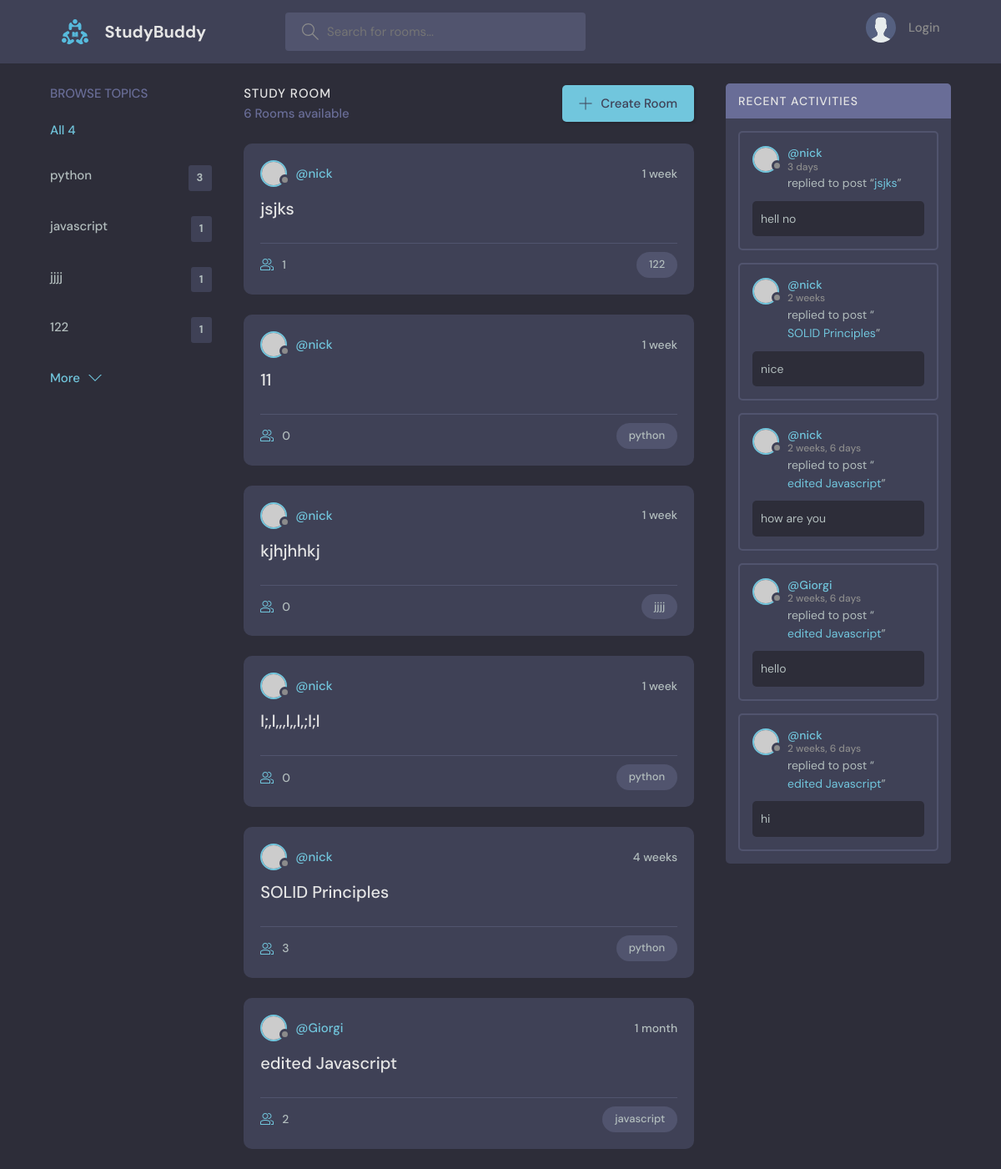
The page / on the database its author committed.
### base/models.py (models this page shows, shortened)
class Topic(models.Model):
    name = models.CharField(max_length=200)

class Room(models.Model):
    host = models.ForeignKey(User, on_delete=models.SET_NULL, null=True)
    topic = models.ForeignKey(Topic, on_delete=models.SET_NULL, null=True)
    name = models.CharField(max_length=150)
    description = models.TextField(null=True, blank=True) #null _ for database, blank _ for submitted form
    participants = models.ManyToManyField(User, related_name='participants', blank=True)
    updated = models.DateTimeField(auto_now=True) #when updated
    created = models.DateTimeField(auto_now_add=True) #when created
    class Meta:
        ordering = ['-updated', '-created']
    def __str__(self):
        return self.name

class Message(models.Model):
    user = models.ForeignKey(User, on_delete=models.CASCADE)
    room = models.ForeignKey(Room, on_delete=models.CASCADE) #delete all the messages from database or SET_NULL
    body = models.TextField()
    updated = models.DateTimeField(auto_now=True)  # when updated
    created = models.DateTimeField(auto_now_add=True)  # when created
    class Meta:
        ordering = ['-updated', '-created']

### base/views.py (the view)
# urls.py: path('', views.home, name="home"),
def home(request):
    q = request.GET.get('q') if request.GET.get('q') != None else ''
    rooms = Room.objects.filter(Q(topic__name__icontains=q) | Q(name__icontains=q) | Q(description__icontains=q))
    topics = Topic.objects.all()[0:5]
    room_count = rooms.count()
    room_messages = Message.objects.filter(Q(room__topic__name__icontains=q))
    context = {'rooms': rooms, 'topics': topics, 'room_count': room_count, 'room_messages': room_messages}
    return render(request, "base/home.html", context)

### base/templates/base/home.html (shortened to what this page needs)
{% extends 'main.html' %}
{% block content %}
  <main class="layout layout--3">
      <div class="container">
        {% include 'base/topics_component.html' %}
        <div class="roomList">
          <div class="roomList__header">
            <div>
              <h2>Study Room</h2>
              <p>{{ room_count }} Rooms available</p>
            </div>
            <a class="btn btn--main" href="{% url 'create-room' %}">
              <svg version="1.1" xmlns="http://www.w3.org/2000/svg" width="32" height="32" viewBox="0 0 32 32">
                <title>add</title>
                <path
                  d="M16.943 0.943h-1.885v14.115h-14.115v1.885h14.115v14.115h1.885v-14.115h14.115v-1.885h-14.115v-14.115z"
                ></path>
              </svg>
              Create Room
            </a>
          </div>
          {% include 'base/feed_component.html' %}
        </div>
        {% include 'base/activity_component.html' %}
      </div>
    </main>
{% endblock %}

### base/templates/base/topics_component.html
<div class="topics">
          <div class="topics__header">
            <h2>Browse Topics</h2>
          </div>
          <ul class="topics__list">
            <li>
              <a href="{% url 'home' %}" class="active">All {{ topics.count }}</a>
            </li>
            {% for topic in topics %}
                <li>
                  <a href="{% url 'home' %}?q={{ topic.name }}">{{ topic.name }}<span>{{topic.room_set.all.count}}</span></a>
                </li>
            {% endfor %}
          </ul>
          <a class="btn btn--link" href="{% url 'topics' %}">
            More
            <svg version="1.1" xmlns="http://www.w3.org/2000/svg" width="32" height="32" viewBox="0 0 32 32">
              <title>chevron-down</title>
              <path d="M16 21l-13-13h-3l16 16 16-16h-3l-13 13z"></path>
            </svg>
          </a>
        </div>

### base/templates/base/feed_component.html (shortened to what this page needs)
{% for room in rooms %}
    <div class="roomListRoom">
            <div class="roomListRoom__header">
              <a href="{% url 'user-profile' room.host.id %}" class="roomListRoom__author">
                <div class="avatar avatar--small">
                  <img src="https://randomuser.me/api/portraits/women/11.jpg" />
                </div>
                <span>@{{room.host.username}}</span>
              </a>
              <div class="roomListRoom__actions">
                <span>{{ room.created|timesince }}</span>
              </div>
            </div>
            <div class="roomListRoom__content">
              <a href="{% url 'room' room.id %}">{{ room.name }}</a>
            </div>
            <div class="roomListRoom__meta">
              <a href="{% url 'room' room.id %}" class="roomListRoom__joined">
                {{ room.participants.all.count }}
              </a>
              <p class="roomListRoom__topic">{{ room.topic.name }}</p>
            </div>
          </div>
{% endfor %}

### base/templates/base/activity_component.html (shortened to what this page needs)
<div class="activities">
          <div class="activities__header">
            <h2>Recent Activities</h2>
          </div>
          {% for message in room_messages %}
            <div class="activities__box">
            <div class="activities__boxHeader roomListRoom__header">
              <a href="{% url 'user-profile' message.user.id %}" class="roomListRoom__author">
                <div class="avatar avatar--small">
                  <img src="https://randomuser.me/api/portraits/women/11.jpg" />
                </div>
                <p>
                  @{{message.user}}
                  <span>{{ message.created|timesince }}</span>
                </p>
              </a>
            </div>
            <div class="activities__boxContent">
              <p>replied to post “<a href="{% url 'room' message.room.id %}">{{message.room}}</a>”</p>
              <div class="activities__boxRoomContent">
                {{ message.body }}
              </div>
            </div>
          </div>
          {% endfor %}
        </div>

### rows shown on the page
Topic: name "python", room_set.all.count "3"
Topic: name "javascript", room_set.all.count "1"
Topic: name "jjjj", room_set.all.count "1"
Topic: name "122", room_set.all.count "1"
Room: host.username "nick", created "1 week", name "jsjks", participants.all.count "1", topic.name "122"
Room: host.username "nick", created "1 week", name "11", participants.all.count "0", topic.name "python"
Room: host.username "nick", created "1 week", name "kjhjhhkj", participants.all.count "0", topic.name "jjjj"
Room: host.username "nick", created "1 week", name "l;,l,,,l,,l,;l;l", participants.all.count "0", topic.name "python"
Room: host.username "nick", created "4 weeks", name "SOLID Principles", participants.all.count "3", topic.name "python"
Room: host.username "Giorgi", created "1 month", name "edited Javascript", participants.all.count "2", topic.name "javascript"
Message: user "nick", created "3 days", room "jsjks", body "hell no"
Message: user "nick", created "2 weeks", room "SOLID Principles", body "nice"
Message: user "nick", created "2 weeks, 6 days", room "edited Javascript", body "how are you"
Message: user "Giorgi", created "2 weeks, 6 days", room "edited Javascript", body "hello"
Message: user "nick", created "2 weeks, 6 days", room "edited Javascript", body "hi"

### other values the page prints
{{ topics.count }} "4"
{{ room_count }} "6"
